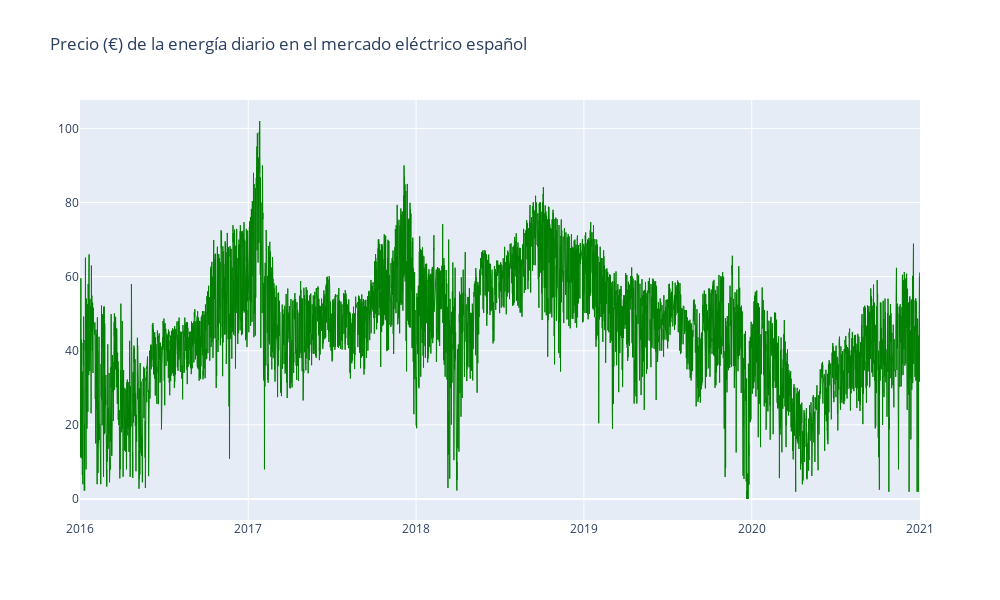

The notebook cell saved with this chart:
### Markdown cell above
### Visualización

### Code cell
analisis.plot_precio_energia_temporal(df)

### Figure 1 — Plotly figure (JSON) as saved in the notebook; plotly's stock layout.template omitted (floating-point values rounded to 4 significant figures; data arrays with more than 128 entries replaced by an {"elided": "..."} marker saying what was removed)
{"data": [{"hovertemplate": "%{y:.5f}", "line": {"color": "green", "width": 1}, "mode": "lines", "name": "Max Drawdown", "type": "scatter", "x": {"elided": "35639 str values"}, "y": {"elided": "35639 float values"}}], "layout": {"height": 600, "hoverdistance": 200, "hovermode": "x unified", "spikedistance": 200, "title": {"text": "Precio (€) de la energía diario en el mercado eléctrico español"}, "transition": {"duration": 500}, "width": 1000, "xaxis": {"showspikes": true, "spikecolor": "#999999", "spikemode": "across", "spikethickness": 2}, "yaxis": {"tickprefix": ""}}}
